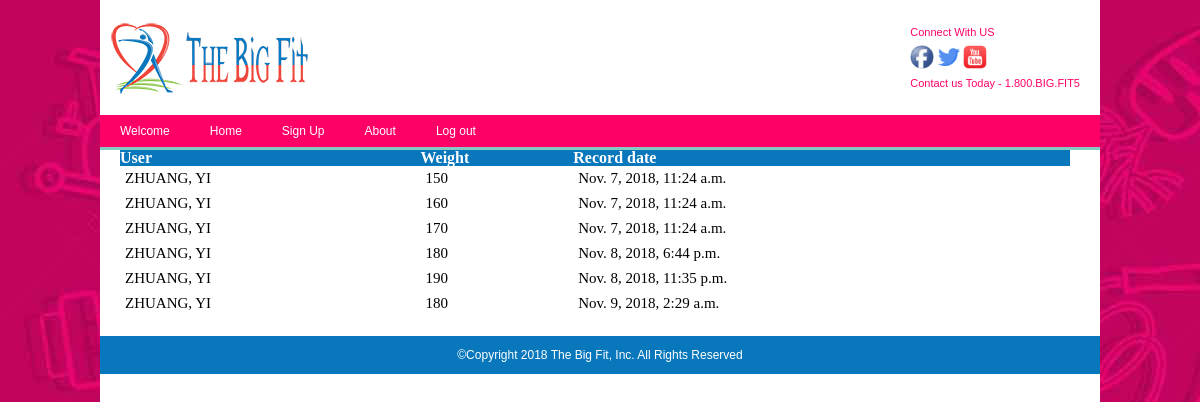
Before: /weighthistory/ (signed in) with the older database file.
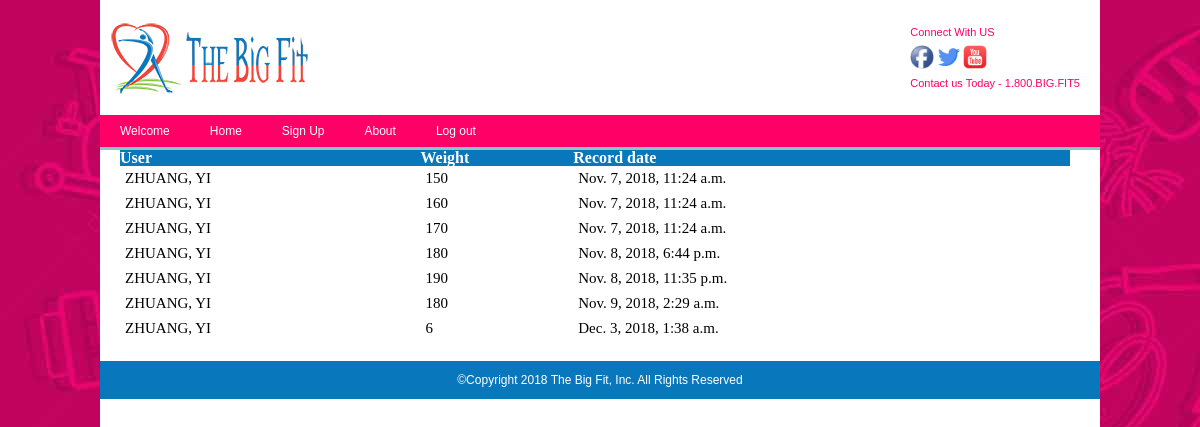
After: the same page with the newer database file.
### Bigfit/models.py (models this page shows, shortened)
class WeightTracker(models.Model):
    user = models.ForeignKey('User', blank=True, null=True, on_delete=models.CASCADE)
    record_date = models.DateTimeField(auto_now_add=True)
    weight = models.PositiveSmallIntegerField(validators=[MaxValueValidator(999)])
    insert_date = models.DateTimeField(auto_now_add=True)
    update_date = models.DateTimeField(auto_now=True)
    class Meta:
        ordering = ['user', 'record_date']

class User(AbstractUser):
    SEX_CHOICES = [('M', 'Male'), ('F', 'Female')]
    target_weight = models.PositiveSmallIntegerField(validators=[MaxValueValidator(999)], null=True)
    feet = models.PositiveSmallIntegerField(validators=[MaxValueValidator(9)], null=True)
    inches = models.PositiveSmallIntegerField(validators=[MaxValueValidator(11)], null=True)
    date_of_birth = models.DateField(null=True)
    gender = models.CharField(choices=SEX_CHOICES, max_length=1, null=True)
    zip_code = models.CharField(max_length=5, null=True)
    def __str__(self):
        return '%s, %s' % (self.last_name, self.first_name)
    class Meta:
        ordering = ['last_name', 'first_name', 'id']

### Bigfit/views.py (the view)
# urls.py: path('weighthistory/', views.weighthistory),
def weighthistory(request):
    current_id = request.user.id
    weight_tracker_list_obj = models.WeightTracker.objects.filter(user_id=current_id)
    return render(request, 'weighthistory.html', {'li': weight_tracker_list_obj})

### templates/weighthistory.html (shortened to what this page needs)
{% extends 'base.html' %}
{% block content %}
        <table border="1">
            <tr>
                <th>User</th>
                <th>Weight</th>
                <th>Record date</th>
            </tr>
            {% for item in li %}
            <tr>
                <td>{{ item.user }}</td>
                <td>{{ item.weight }}</td>
                <td>{{ item.record_date }}</td>
            </tr>
            {% endfor %}
        </table>
{% endblock %}

Changed rows visible on the page:
added WeightTracker: user "ZHUANG, YI", weight "6", record_date "Dec. 3, 2018, 1:38 a.m."
